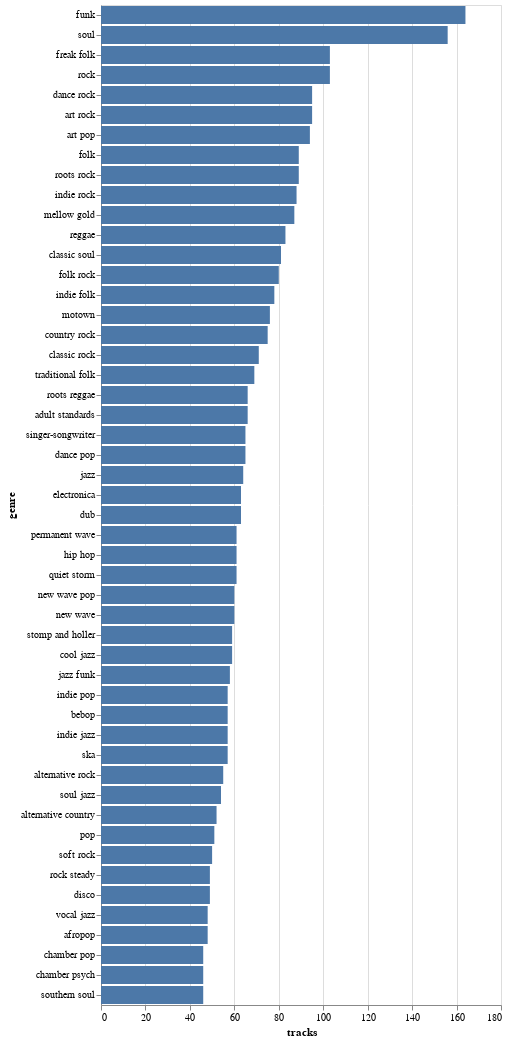

This figure's notebook cell:
### Markdown cell above
## Genre frequency

Genres attach to artists, not tracks, tracks can have multiple artists... the meaning of this is suspect but was curious

### Code cell
# 
sql = '''
select track.name track, genre.name genre
from track, track_artist, artist_genre, genre
where track.track_id = track_artist.track_id 
and track_artist.artist_id = artist_genre.artist_id
and artist_genre.genre_id = genre.genre_id
'''
df = pd.read_sql(sql,engine).groupby('genre').count().rename(columns={'track': 'tracks'}).reset_index()
alt.Chart(df.sort_values('tracks',ascending=False).head(50)).mark_bar().encode(
    x='tracks',
    y=alt.Y('genre:N',sort='-x')
)

### Figure 1 — Vega-Lite specification as saved in the notebook (floating-point values rounded to 4 significant figures)
{"config": {"view": {"continuousWidth": 400, "continuousHeight": 300}}, "data": {"name": "data-7688847338ad50278daaf252b55b75d8"}, "mark": "bar", "encoding": {"x": {"type": "quantitative", "field": "tracks"}, "y": {"type": "nominal", "field": "genre", "sort": "-x"}}, "$schema": "https://vega.github.io/schema/vega-lite/v4.8.1.json", "datasets": {"data-7688847338ad50278daaf252b55b75d8": [{"genre": "funk", "tracks": 164}, {"genre": "soul", "tracks": 156}, {"genre": "freak folk", "tracks": 103}, {"genre": "rock", "tracks": 103}, {"genre": "dance rock", "tracks": 95}, {"genre": "art rock", "tracks": 95}, {"genre": "art pop", "tracks": 94}, {"genre": "folk", "tracks": 89}, {"genre": "roots rock", "tracks": 89}, {"genre": "indie rock", "tracks": 88}, {"genre": "mellow gold", "tracks": 87}, {"genre": "reggae", "tracks": 83}, {"genre": "classic soul", "tracks": 81}, {"genre": "folk rock", "tracks": 80}, {"genre": "indie folk", "tracks": 78}, {"genre": "motown", "tracks": 76}, {"genre": "country rock", "tracks": 75}, {"genre": "classic rock", "tracks": 71}, {"genre": "traditional folk", "tracks": 69}, {"genre": "roots reggae", "tracks": 66}, {"genre": "adult standards", "tracks": 66}, {"genre": "singer-songwriter", "tracks": 65}, {"genre": "dance pop", "tracks": 65}, {"genre": "jazz", "tracks": 64}, {"genre": "electronica", "tracks": 63}, {"genre": "dub", "tracks": 63}, {"genre": "permanent wave", "tracks": 61}, {"genre": "hip hop", "tracks": 61}, {"genre": "quiet storm", "tracks": 61}, {"genre": "new wave pop", "tracks": 60}, {"genre": "new wave", "tracks": 60}, {"genre": "stomp and holler", "tracks": 59}, {"genre": "cool jazz", "tracks": 59}, {"genre": "jazz funk", "tracks": 58}, {"genre": "indie pop", "tracks": 57}, {"genre": "bebop", "tracks": 57}, {"genre": "indie jazz", "tracks": 57}, {"genre": "ska", "tracks": 57}, {"genre": "alternative rock", "tracks": 55}, {"genre": "soul jazz", "tracks": 54}, {"genre": "alternative country", "tracks": 52}, {"genre": "pop", "tracks": 51}, {"genre": "soft rock", "tracks": 50}, {"genre": "rock steady", "tracks": 49}, {"genre": "disco", "tracks": 49}, {"genre": "vocal jazz", "tracks": 48}, {"genre": "afropop", "tracks": 48}, {"genre": "chamber pop", "tracks": 46}, {"genre": "chamber psych", "tracks": 46}, {"genre": "southern soul", "tracks": 46}]}}
